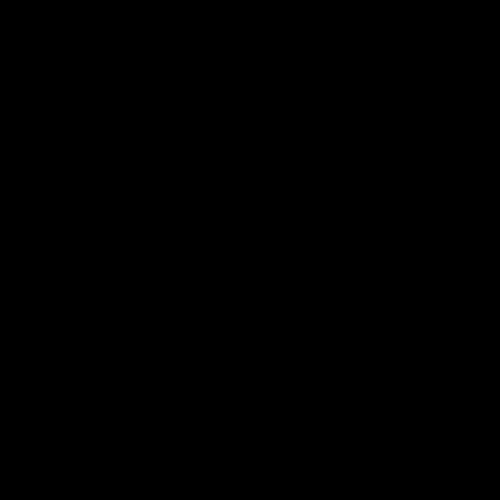
Frame 1 (no input)
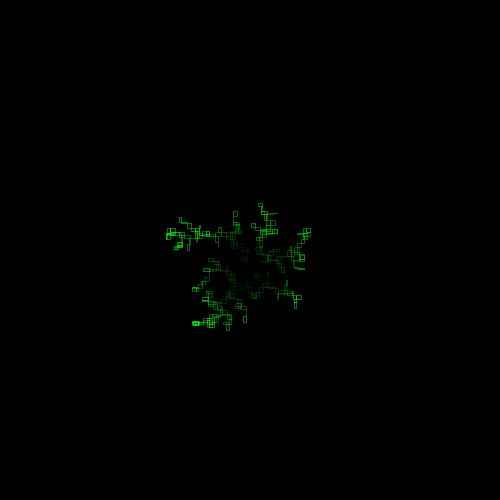
Frame 60 (the mouse pressed at the canvas centre just before this capture)
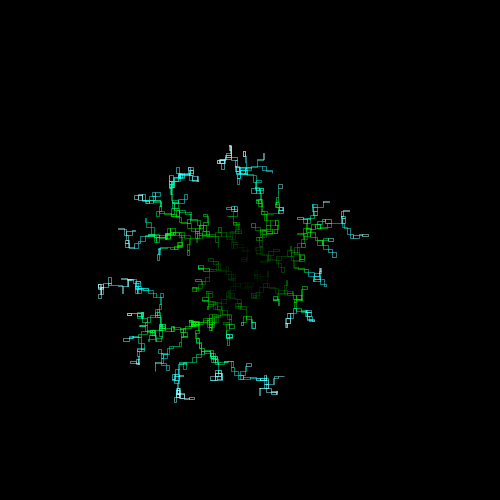
Frame 120 (the mouse held since frame 60 and released just before this capture)

The Processing sketch that drew these frames (run headless with seeded random() and noise(); from frame 60 on, the mouse is pressed at the canvas centre):

// Processing sketch: processing_169994
// ── processing_169994.pde


//HINT - Ctrl+T auto-formats nesting

float col = 0;
float col2 = 0;
float col3 = 0;

Cell[] myCells = new Cell[2999];

void setup() {
  size(500, 500);
  background(0);

  for (int i = 0; i < myCells.length; i ++) {
    myCells[i] = new Cell();
  }
  //for loop - (define integer variable; while 'i' is less than the length of cell list; add one more to 'i')
}

void draw() {

  for (int i=0; i< myCells.length; i++) {
    //myCells[i].display();
    myCells[i].update();
  }
  myCells[0].location.x = 250;
  myCells[0].location.y = 250;
  myCells[0].isseed = true;

  //setting the location of the seed cell to the centre of the page



    for (int i=0; i< myCells.length; i++) {
    if (myCells[i].isseed == false) {
      for (int j=0; j< myCells.length; j++) {
        if (myCells[j].isseed) {
          float d;
          d = PVector.dist(myCells[i].location, myCells[j].location);
          if (d<=7) {
            myCells[i].isseed = true;
            strokeWeight(0.5);
            stroke(col3, col, col2);
            noFill();
            quad(myCells[i].location.x, myCells[i].location.y, myCells[i].location.x, myCells[j].location.y, myCells[j].location.x, myCells[j].location.y, myCells[j].location.x, myCells[i].location.y);
            //draws a 'quad' using 4 xy coordinates derived from the locations of the two cells being compared
            col += 0.5;
            if (col>=255) {
              col2 += 0.5;
            }

            if (col2>=255) {
              col3 += 0.5;
            }

            if (col3>=255) {
              col = 0;
              col2 = 0;
              col3 = 0;
            }
          //These three if statements monitor the colour values used in the RGB for stroke colour. If the first in 'G' reaches 255+ then the 
          //second colour, in 'B' will begin to increase. When colour 2 reaches 255+ then colour 3, in 'R' increases. Once all colour values
          //are 255+ the values all reset back to 0 and begin the loop again  
        }
          
        }
      }
    }
  }
}

//this is the cell classe. We defnie it in two parts. First we delare its variables:

class Cell{
  
  PVector location = new PVector();
  PVector velocity = new PVector();
  float dia;
  boolean isseed;
  float cellred, cellgreen, cellblue;
  float lineweight;
  
//then we construct it - using a 'constructor 
  
  Cell(){
  
    location = new PVector(random(500),random(500));
    //defines the new location by a vector with a random x and a random y
    dia = 2;
    isseed = false;
    cellred = 0;
    cellgreen = 0;
    cellblue = 0;
    lineweight = 0.1;
  }
  
  void display(){
    stroke(lineweight);
    if(isseed == true){
      fill(0,213,255);
      stroke(0,213,255);
    }
    if(isseed == false){
    fill(cellred,cellgreen,cellblue);
    }
    ellipse(location.x,location.y,dia,dia);
  }
  void update(){
    if(isseed == false){
      velocity = new PVector(random(-8,8),random(-8,8));
      location.add(velocity);
    }
  }
}


  
  
    
  
